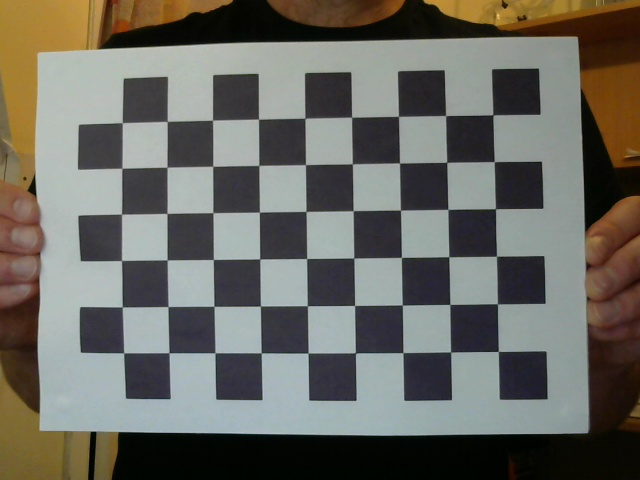
#> input picture data/calibration1.jpg, 640 x 480 px
$ python -i segmenters.py   (imports and definitions only)
#> lines starting #> are read from the running program, lines starting #| are printed output that depends on the picture; after the words box and inside, x2 and y2 are one past the last pixel; in counts of white or black regions, pixels touching at a corner belong together
#> further down, picture is the input picture: shape (480, 640, 3); mean B, G, R 97.8, 105, 106.1
from enum import Enum
import cv2
import numpy as np


class AveragingMethod(Enum):
    WEIGHTED_MEAN = 0
    ALL = 1


# [78 lines left out: functions segment_by_homography, segment_by_optical_flow, not called in this run]


def segmentation_refinement(img: np.ndarray) -> np.ndarray:
    """Refine the segmentation mask using morphological operations."""
    # check if the input image is grayscale
    if len(img.shape) == 3:
        input_mask = cv2.cvtColor(img, cv2.COLOR_BGR2GRAY)
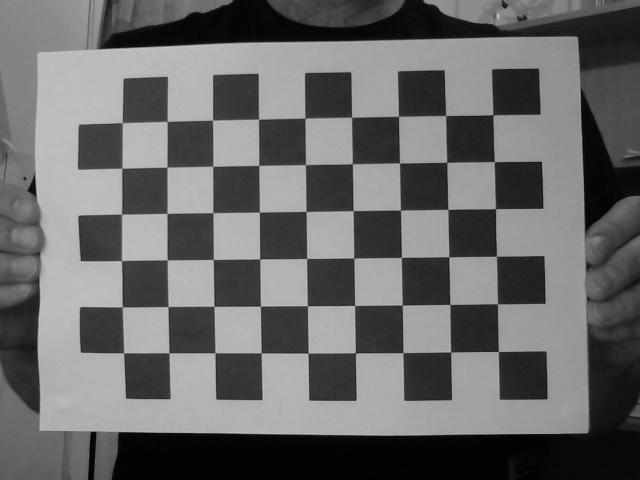
#> input_mask: shape (480, 640); min 1, max 200, mean 104.5
    else:
        # make sure the the image is uint8
        input_mask = img.copy().astype(np.uint8)
    input_mask = cv2.threshold(input_mask, 96, 255, cv2.THRESH_BINARY)[1]
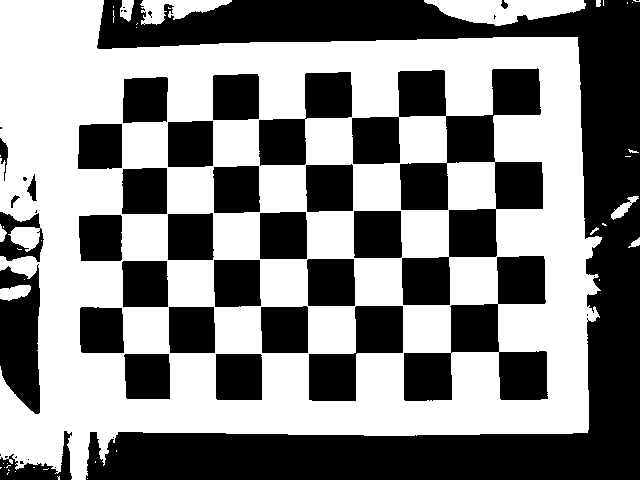
#> input_mask: shape (480, 640); 52.6% white; 49 black regions (18 under 20 px), largest, box (x1, y1, x2, y2) and area: (86, 0, 640, 480) 63839, (352, 68, 543, 305) 17577, (404, 256, 548, 401) 9029

    kernel = cv2.getStructuringElement(cv2.MORPH_ELLIPSE, (7, 7))
    mask = cv2.morphologyEx(input_mask, cv2.MORPH_CLOSE, kernel, iterations=3)
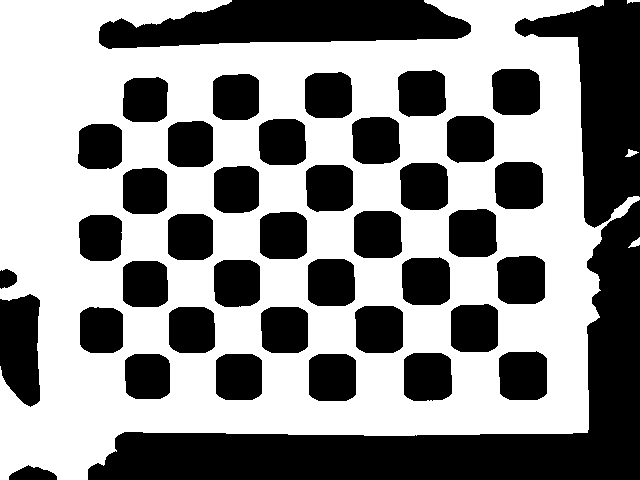
#> mask: shape (480, 640); 55.6% white; 41 black regions, largest, box (x1, y1, x2, y2) and area: (88, 200, 640, 480) 34911, (515, 0, 640, 228) 13492, (99, 0, 471, 49) 12833
    mask = cv2.morphologyEx(mask, cv2.MORPH_OPEN, kernel, iterations=3)
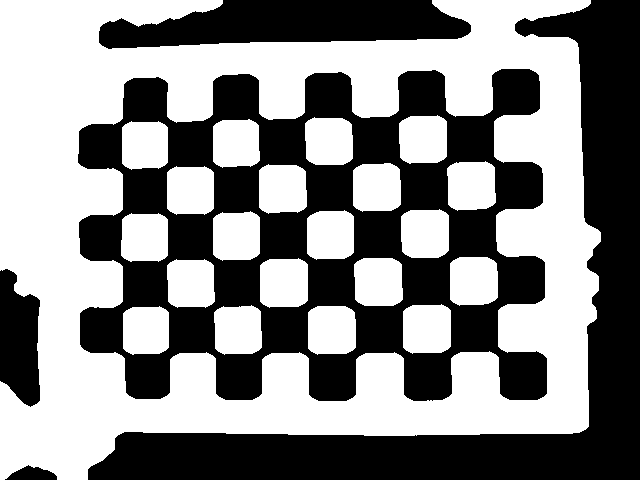
#> mask: shape (480, 640); 53.5% white; 5 black regions, box (x1, y1, x2, y2) and area: (78, 69, 547, 401) 76015, (88, 0, 640, 480) 49091, (99, 0, 471, 49) 12919, (0, 269, 40, 407) 4275, (5, 465, 57, 480) 494

    # get the largest connected component
    _, labels, stats, _ = cv2.connectedComponentsWithStats(mask, connectivity=8)
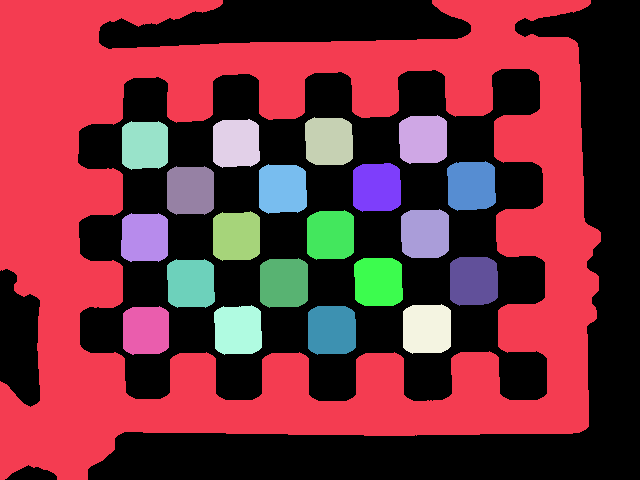
#> labels: shape (480, 640) int32; 22 distinct labels, from 0 to 21; one colour per label, 0 black
#> stats = 22 rows, first 6: [0, 0, 640, 480, 142794], [0, 0, 601, 480, 121415], [399, 115, 48, 49, 2139], [305, 117, 48, 48, 2117], [213, 119, 47, 49, 2078], [122, 121, 46, 49, 2068]
    largest_label = 1 + np.argmax(stats[1:, cv2.CC_STAT_AREA])
#> largest_label = 1
    mask = np.zeros_like(labels)
    mask[labels == largest_label] = 255

    return mask


# [33 lines left out: function average_segmentation_over_time, not called in this run]

>>> import cv2
>>> picture = cv2.imread('../../data/calibration1.jpg')
>>> result = segmentation_refinement(picture)
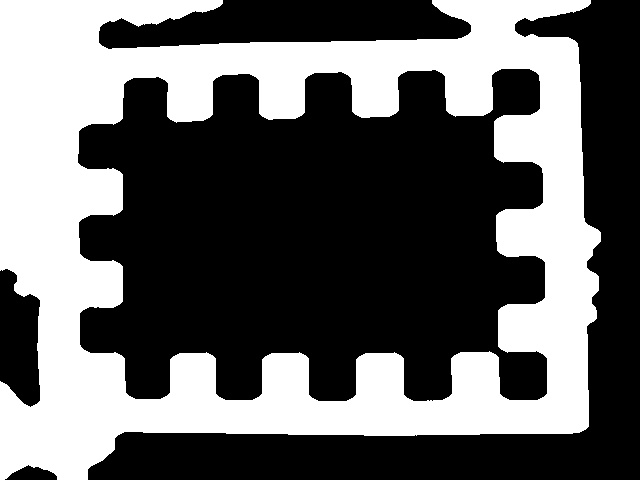
#> result: shape (480, 640) int32; 39.5% white; 1 white region, box (x1, y1, x2, y2) and area: (0, 0, 601, 480) 121415

$ run again, on data/calibration2.jpg
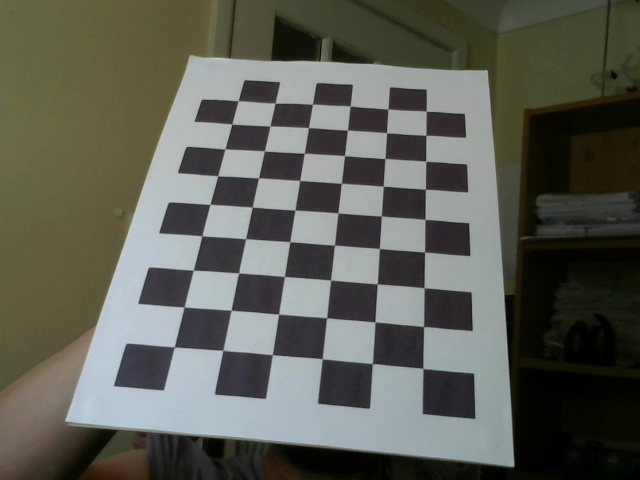
#> input picture data/calibration2.jpg, 640 x 480 px
#> picture is the input picture: shape (480, 640, 3); mean B, G, R 84.6, 93.6, 92.6
#> in segmentation_refinement, `_, labels, stats, _ = cv2.connectedComponentsWithStats(mask, connectiv..`:
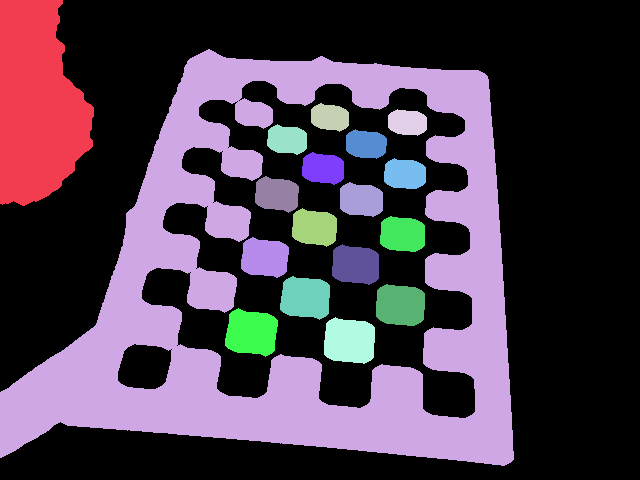
#> labels: shape (480, 640) int32; 19 distinct labels, from 0 to 18; one colour per label, 0 black
#> stats = 19 rows, first 6: [0, 0, 640, 480, 190689], [0, 0, 94, 206, 14551], [0, 49, 514, 417, 80072], [311, 103, 38, 29, 859], [388, 109, 39, 27, 852], [267, 124, 40, 31, 973]
#> largest_label = 2
#> `result = segmentation_refinement(picture)`:
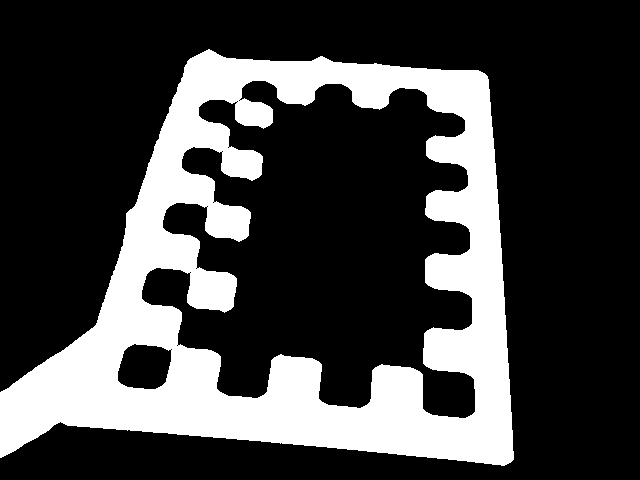
#> result: shape (480, 640) int32; 26.1% white; 1 white region, box (x1, y1, x2, y2) and area: (0, 49, 514, 466) 80072
